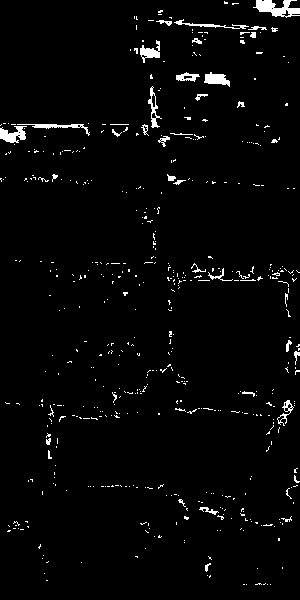
#> input picture module/tree.tiff, 300 x 600 px, found by its file name; its folder holds 5 pictures in this run
$ jupyter execute --allow-errors Opencv.ipynb
#> lines starting #> are read from the running program, lines starting #| are printed output that depends on the picture; after the words box and inside, x2 and y2 are one past the last pixel; in counts of white or black regions, pixels touching at a corner belong together; long printed decimals are rounded
[cell 1]
#importing the module cv2 and numpy
import cv2
import numpy as np
#import skimage
import matplotlib.pyplot as plt

[cell 2]
#reading the image which is to be converted to HSV color space
loc='/home/karan/Remote-vegetation-sensing/data/sample.tiff'
imagergb = cv2.imread(loc)
#> (the rest of this cell did not finish here and is left out)

#> (a cell that did not finish here is left out)

[cell 4]
def imagemask(lower,upper,name):
    lower=np.array(lower)
    upper=np.array(upper)
    imagemask=cv2.inRange(imagehsv, lower, upper)
    cv2.imwrite(f"/home/karan/Remote-vegetation-sensing/module/{name}.tiff", imagemask)

#> (a cell that did not finish here is left out)

[cell 6]
original='/home/karan/Remote-vegetation-sensing/module/sample.tiff'
hsv="/home/karan/Remote-vegetation-sensing/module/sample_hsv.tiff"
tree="/home/karan/Remote-vegetation-sensing/module/tree.tiff"
barenland="/home/karan/Remote-vegetation-sensing/module/barenland.tiff"
cultivated_land="/home/karan/Remote-vegetation-sensing/module/cultivated_land.tiff"
crop="/home/karan/Remote-vegetation-sensing/module/crop.tiff"
water="/home/karan/Remote-vegetation-sensing/module/water.tiff"

#> (a cell that did not finish here is left out)

#> (a cell that did not finish here is left out)

[cell 9]
hsv=cv2.imread(hsv)
#> (the rest of this cell did not finish here and is left out)

[cell 10]
def area(path,name):


#> called with name = 'tree'
    img = cv2.imread(path)
#> img is the input picture: shape (600, 300, 3); 2.6% white; 512 white regions (474 under 20 px), largest, box (x1, y1, x2, y2) and area: (253, 0, 300, 18) 466, (0, 126, 27, 143) 277, (204, 72, 230, 87) 233

    # counting the number of pixels
    number_of_white_pix = np.sum(img == 255)
#> number_of_white_pix = 14127
    number_of_black_pix = np.sum(img == 0)
#> number_of_black_pix = 525873
    total=number_of_white_pix + number_of_black_pix
#> total = 540000
    percent=(number_of_white_pix/total)*100
#> percent = 2.62
    return {name:percent}


data={}
data.update({'Data' : 'percentage'})
data.update(area(tree,'tree'))
data.update(area(crop,'crop'))
#> call 2 of area, with name = 'crop'
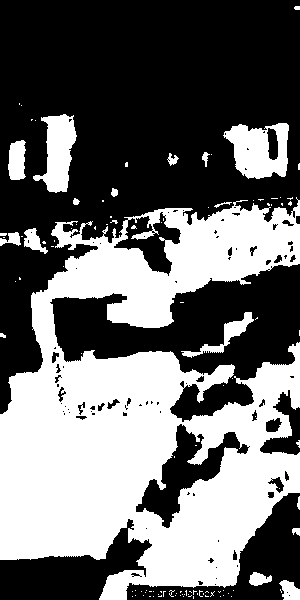
#> input picture module/crop.tiff, 300 x 600 px, found by its file name
#> in area, img is the input picture: shape (600, 300, 3); 42.1% white; 109 white regions (90 under 20 px), largest, box (x1, y1, x2, y2) and area: (0, 197, 300, 600) 68445, (223, 123, 289, 179) 2460, (33, 114, 77, 193) 1961
#> in area (call 2), `number_of_white_pix = np.sum(img == 255)`: number_of_white_pix = 227598
#> in area (call 2), `number_of_black_pix = np.sum(img == 0)`: number_of_black_pix = 312402
#> in area (call 2), `percent=(number_of_white_pix/total)*100`: percent = 42.15
data.update(area(barenland,'barenland'))
#> call 3 of area, with name = 'barenland'
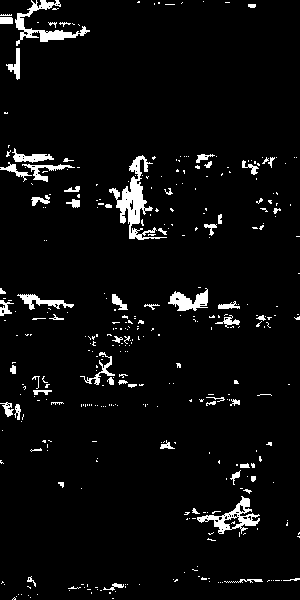
#> input picture module/barenland.tiff, 300 x 600 px, found by its file name
#> in area, img is the input picture: shape (600, 300, 3); 4.7% white; 367 white regions (305 under 20 px), largest, box (x1, y1, x2, y2) and area: (109, 155, 167, 240) 1329, (15, 0, 90, 46) 847, (197, 496, 260, 534) 716
#> in area (call 3), `number_of_white_pix = np.sum(img == 255)`: number_of_white_pix = 25389
#> in area (call 3), `number_of_black_pix = np.sum(img == 0)`: number_of_black_pix = 514611
#> in area (call 3), `percent=(number_of_white_pix/total)*100`: percent = 4.7
data.update(area(cultivated_land,'cultivated_land'))
#> call 4 of area, with name = 'cultivated_land'
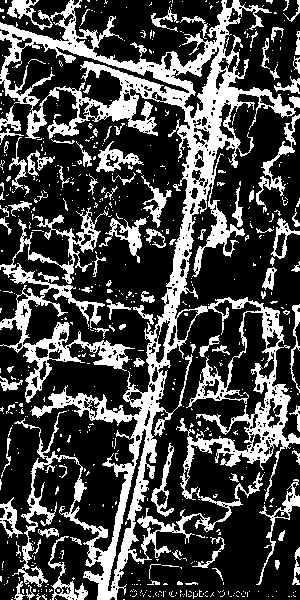
#> input picture module/cultivated_land.tiff, 300 x 600 px, found by its file name
#> in area, img is the input picture: shape (600, 300, 3); 28.1% white; 621 white regions (525 under 20 px), largest, box (x1, y1, x2, y2) and area: (0, 0, 300, 600) 32768, (0, 207, 135, 403) 5267, (256, 114, 300, 213) 725
#> in area (call 4), `number_of_white_pix = np.sum(img == 255)`: number_of_white_pix = 151719
#> in area (call 4), `number_of_black_pix = np.sum(img == 0)`: number_of_black_pix = 388281
#> in area (call 4), `percent=(number_of_white_pix/total)*100`: percent = 28.1

total={}
total.update(area(tree,'tree'))
total.update(area(crop,'crop'))
total.update(area(barenland,'barenland'))
total.update(area(cultivated_land,'cultivated_land'))

total=total.values()
add=0
for i in total:
    add=add+i
#> this loop made 4 passes
#> (i, add) on passes 1 to 4: (2.62, 2.62), (42.15, 44.76), (4.7, 49.47), (28.1, 77.56)
#> after the loop, add = 77.56
add=100-add
#> add = 22.44
data["Unknown"] = add

[cell 11]

# reading the image data from desired directory
img = cv2.imread(tree)

# counting the number of pixels
number_of_white_pix = np.sum(img == 255)
#> number_of_white_pix = 14127
number_of_black_pix = np.sum(img == 0)
#> number_of_black_pix = 525873
total=number_of_white_pix + number_of_black_pix
#> total = 540000
percent=(number_of_white_pix/total)*100
#> percent = 2.62
print('Number of white pixels:', number_of_white_pix)
#| Number of white pixels: 14127
print('Number of black pixels:', number_of_black_pix)
#| Number of black pixels: 525873
print('Number of total pixels:', total)
#| Number of total pixels: 540000
print('Pecentage covered:', percent)
#| Pecentage covered: 2.616

[cell 12]
# reading the image data from desired directory
img = cv2.imread(barenland)

# counting the number of pixels
number_of_white_pix = np.sum(img == 255)
#> number_of_white_pix = 25389
number_of_black_pix = np.sum(img == 0)
#> number_of_black_pix = 514611
total=number_of_white_pix + number_of_black_pix
percent=(number_of_white_pix/total)*100
#> percent = 4.7
print('Number of white pixels:', number_of_white_pix)
#| Number of white pixels: 25389
print('Number of black pixels:', number_of_black_pix)
#| Number of black pixels: 514611
print('Number of total pixels:', total)
#| Number of total pixels: 540000
print('Pecentage covered:', percent)
#| Pecentage covered: 4.702

[cell 13]
image = cv2.imread(loc, cv2.IMREAD_GRAYSCALE)
thresh = cv2.threshold(image,0,255,cv2.THRESH_OTSU + cv2.THRESH_BINARY)[1]
pixels = cv2.countNonZero(thresh)
#> pixels = 0
# pixels = len(np.column_stack(np.where(thresh > 0)))

#> (the rest of this cell did not finish here and is left out)

[cell 14]
image = cv2.imread(tree, cv2.IMREAD_GRAYSCALE)
thresh = cv2.threshold(image,0,255,cv2.THRESH_OTSU + cv2.THRESH_BINARY)[1]
pixels = cv2.countNonZero(thresh)
#> pixels = 4709
# pixels = len(np.column_stack(np.where(thresh > 0)))

image_area = image.shape[0] * image.shape[1]
#> image_area = 180000
area_ratio = (pixels / image_area) * 100
#> area_ratio = 2.62

print('pixels', pixels)
#| pixels 4709
print('area ratio', area_ratio)
#| area ratio 2.616

[cell 15]
image = cv2.imread(barenland, cv2.IMREAD_GRAYSCALE)
thresh = cv2.threshold(image,0,255,cv2.THRESH_OTSU + cv2.THRESH_BINARY)[1]
pixels = cv2.countNonZero(thresh)
#> pixels = 8463
# pixels = len(np.column_stack(np.where(thresh > 0)))

image_area = image.shape[0] * image.shape[1]
area_ratio = (pixels / image_area) * 100
#> area_ratio = 4.7

print('pixels', pixels)
#| pixels 8463
print('area ratio', area_ratio)
#| area ratio 4.702

[cell 16]
image = cv2.imread(cultivated_land, cv2.IMREAD_GRAYSCALE)
thresh = cv2.threshold(image,0,255,cv2.THRESH_OTSU + cv2.THRESH_BINARY)[1]
pixels = cv2.countNonZero(thresh)
#> pixels = 50573
# pixels = len(np.column_stack(np.where(thresh > 0)))

image_area = image.shape[0] * image.shape[1]
area_ratio = (pixels / image_area) * 100
#> area_ratio = 28.1

print('pixels', pixels)
#| pixels 50573
print('area ratio', area_ratio)
#| area ratio 28.096

[cell 17]
image = cv2.imread(crop, cv2.IMREAD_GRAYSCALE)
thresh = cv2.threshold(image,0,255,cv2.THRESH_OTSU + cv2.THRESH_BINARY)[1]
pixels = cv2.countNonZero(thresh)
#> pixels = 75866
# pixels = len(np.column_stack(np.where(thresh > 0)))

image_area = image.shape[0] * image.shape[1]
area_ratio = (pixels / image_area) * 100
#> area_ratio = 42.15

print('pixels', pixels)
#| pixels 75866
print('area ratio', area_ratio)
#| area ratio 42.148

[cell 18]
tree=cv2.imread(tree)
plt.imshow(tree)
plt.show()

[cell 19]
barenland=cv2.imread(barenland)
plt.imshow(barenland)
plt.show()

[cell 20]
cultivated_land=cv2.imread(cultivated_land)
plt.imshow(cultivated_land)
plt.show()

[cell 21]
crop=cv2.imread(crop)
plt.imshow(crop)
plt.show()

#> (a cell that did not finish here is left out)

water="/home/karan/Remote-vegetation-sensing/module/water.tiff"
water=cv2.imread(water)
plt.imshow(water)
plt.show()

#> (a cell that did not finish here is left out)
